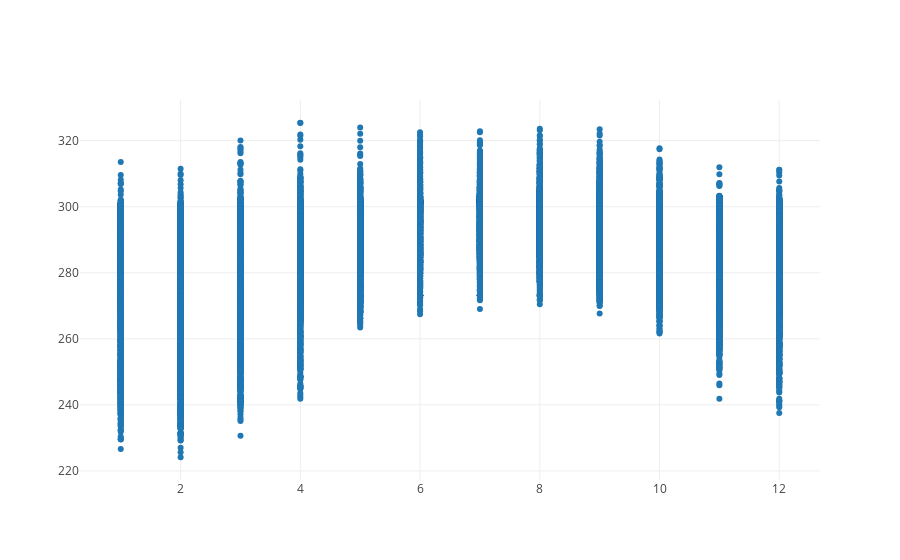

The code cell stored with this chart in its notebook:
### Code cell
data_scatter_month_temp = [trace]
py.offline.iplot(data_scatter_month_temp, filename='Scatter_Temperature_Month.png')

### Figure 1 — Plotly figure (JSON) as saved in the notebook; plotly's stock layout.template omitted (floating-point values rounded to 4 significant figures; data arrays with more than 128 entries replaced by an {"elided": "..."} marker saying what was removed)
{"data": [{"mode": "markers", "type": "scatter", "x": {"elided": "27311 str values"}, "y": {"elided": "27311 float values"}}], "layout": {}}
